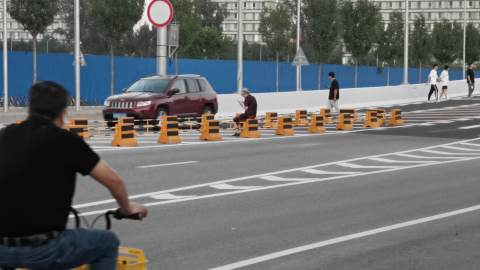
#> input picture datasets/frames/frame_1.png, 480 x 270 px
$ python code8_opticalflow.py
#> lines starting #> are read from the running program, lines starting #| are printed output that depends on the picture
import os
import cv2
import numpy as np
import matplotlib.pyplot as plt

def optical_flow_warp(img1, img2, method='deepflow'):
    assert img1.shape == img2.shape
    h, w = img1.shape[:2]
    if img1.ndim == 3 and img1.shape[-1] == 3:
        # 将图像转换为灰度图, 用于光流计算
        img1_gray = cv2.cvtColor(img1, cv2.COLOR_BGR2GRAY)
        img2_gray = cv2.cvtColor(img2, cv2.COLOR_BGR2GRAY)
    # 需要安装下列package
    # pip install opencv-contrib-python
    # pip list | grep opencv
    #     opencv-contrib-python       4.7.0.72
    #     opencv-python               4.7.0.72
    if method == 'deepflow':
        of_func = cv2.optflow.createOptFlow_DeepFlow()
    elif method == 'farneback':
        of_func = cv2.optflow.createOptFlow_Farneback()
    elif method == 'pcaflow':
        of_func = cv2.optflow.createOptFlow_PCAFlow()
    # 计算得到的光流是后一帧到前一帧的变化量，为了将前一帧映射为后一帧，需要反向
    # 参考：https://docs.opencv.org/4.7.0/dc/d6b/group__video__track.html
    flow = -1.0 * of_func.calc(img1_gray, img2_gray, None)
    remap_mat = np.zeros_like(flow)
    # flow size: [h, w, 2], 通道0：dx，通道1：dy
    # 1 x w
    remap_mat[:, :, 0] = flow[:, :, 0] + np.arange(w)
    # h x 1
    remap_mat[:, :, 1] = flow[:, :, 1] + np.arange(h)[:, np.newaxis]
    res = cv2.remap(img1, remap_mat, None, cv2.INTER_LINEAR)

    # 将光流向量图像转换为BGR彩色图像
    vis_hsv = np.zeros((h, w, 3), dtype=np.uint8)
    vis_hsv[..., 1] = 255
    mag, angle = cv2.cartToPolar(flow[..., 0], flow[..., 1])
    vis_hsv[..., 0] = angle * 255 / np.pi / 2
    vis_hsv[..., 2] = cv2.normalize(mag, None, 0, 255, cv2.NORM_MINMAX)
    flow_vis = cv2.cvtColor(vis_hsv, cv2.COLOR_HSV2BGR)
    return res, flow, flow_vis

if __name__ == "__main__":

    os.makedirs('results/optical_flow', exist_ok=True)
    frame0 = cv2.imread('../datasets/frames/frame_1.png')
#> frame0 is the input picture: shape (270, 480, 3); mean B, G, R 107.8, 107.3, 104.9
    frame1 = cv2.imread('../datasets/frames/frame_2.png')
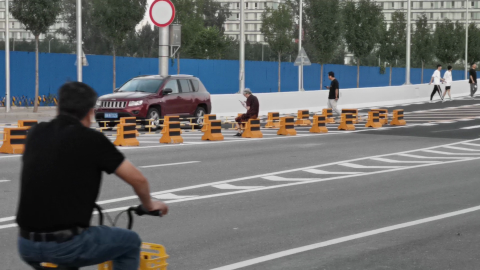
#> input picture datasets/frames/frame_2.png, 480 x 270 px
#> frame1 is the input picture: shape (270, 480, 3); mean B, G, R 107.6, 107.3, 105.1
    H, W = frame0.shape[:2]
#> H = 270; W = 480
    h, w = H // 2, W // 2
#> h = 135; w = 240
    frame0 = cv2.resize(frame0, (w, h), interpolation=cv2.INTER_AREA)
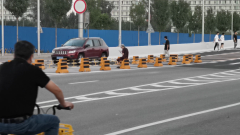
#> frame0: shape (135, 240, 3); mean B, G, R 108, 107.5, 105
    frame1 = cv2.resize(frame1, (w, h), interpolation=cv2.INTER_AREA)
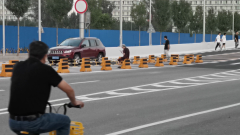
#> frame1: shape (135, 240, 3); mean B, G, R 107.7, 107.4, 105.2

    for method in ['farneback', 'pcaflow', 'deepflow']:
        warped_frame0, optical_flow, flow_vis = \
            optical_flow_warp(frame0, frame1, method)
        cv2.imwrite(f'results/optical_flow/{method}_warped_frame0.png',\
                warped_frame0)
        cv2.imwrite(f'results/optical_flow/{method}_flowmap.png',\
                flow_vis)
#> this loop made 3 passes
#> pass 1, in optical_flow_warp, `img1_gray = cv2.cvtColor(img1, cv2.COLOR_BGR2GRAY)`:
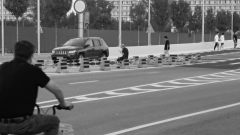
#> img1_gray: shape (135, 240); min 5, max 238, mean 106.8
#> pass 1, in optical_flow_warp, `img2_gray = cv2.cvtColor(img2, cv2.COLOR_BGR2GRAY)`:
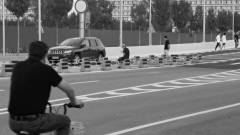
#> img2_gray: shape (135, 240); min 5, max 238, mean 106.8
#> pass 1, in optical_flow_warp, `res = cv2.remap(img1, remap_mat, None, cv2.INTER_LINEAR)`:
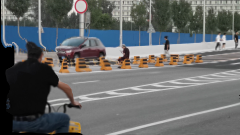
#> res: shape (135, 240, 3); mean B, G, R 104.1, 103.4, 100.8
#> pass 1, in optical_flow_warp, `mag, angle = cv2.cartToPolar(flow[..., 0], flow[..., 1])`:
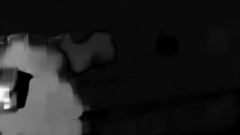
#> mag: shape (135, 240) float32; min 0.000662, max 25.37, mean 3; drawn with min black and max white
